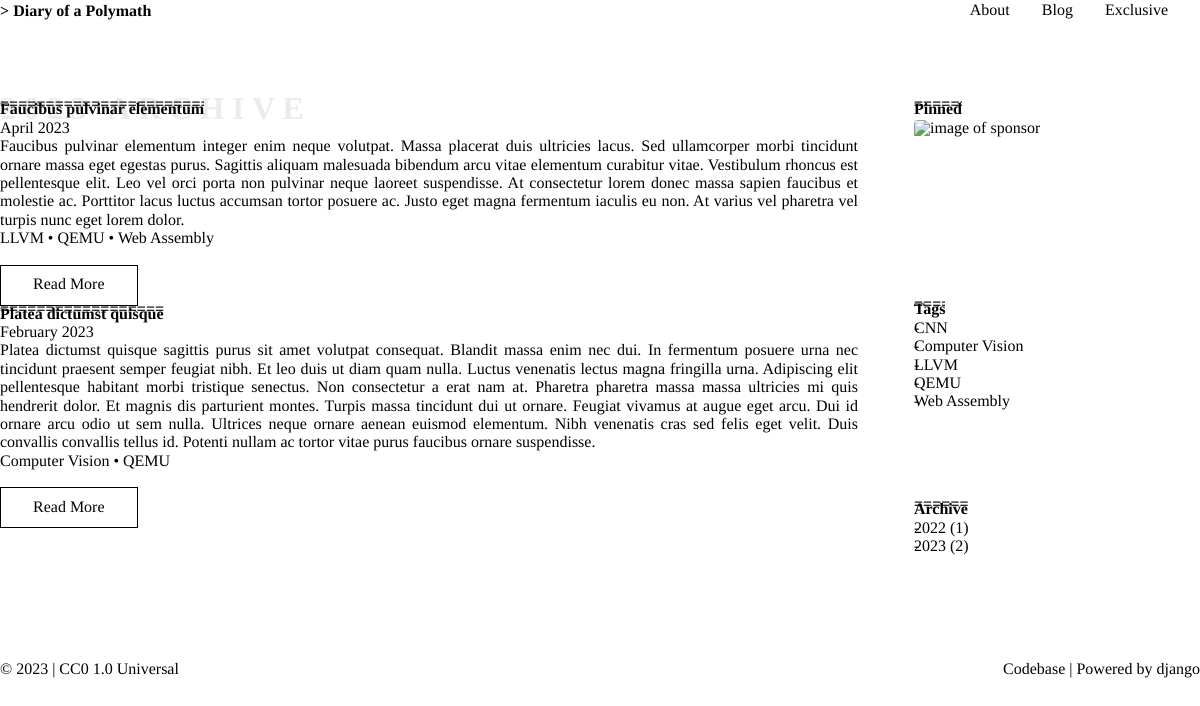
The page /blog/archive/2023/ on the database its author committed.
### blog/models.py (models this page shows, shortened)
class Post(models.Model):
    class Meta:
        ordering = ["-published_on"]
    author = models.ForeignKey(Author, on_delete=models.PROTECT)
    tags = models.ManyToManyField(Tag, blank=True)
    title = models.CharField(max_length=255, unique=True)
    subtitle = models.CharField(max_length=255, blank=True)
    meta_description = models.CharField(max_length=150, blank=True)
    slug = models.SlugField(max_length=255, unique=True)
    created_on = models.DateTimeField(auto_now_add=True)
    modified_on = models.DateTimeField(auto_now=True)
    published_on = models.DateTimeField(blank=True, null=True)
    published = models.BooleanField(default=False)
    abstract = models.TextField()
    body = models.TextField()

class Tag(models.Model):
    class Meta:
        ordering = ["name"]
    name = models.CharField(max_length=50, unique=True)

### blog/views.py (the view)
# urls.py: path("archive/<slug:slug>/", views.archive, name="archive"),
def archive(request, slug):
    posts = Post.objects.all()
    archives = Counter()
    for post in posts:
        archives[post.published_on.year] += 1
    payload = dict(
        posts=posts.filter(published_on__year=slug),
        archives=sorted(archives.items(), key=itemgetter(0)),
        tags=Tag.objects.all(),
    )
    return render(request, "blog/archive.html", payload)

### blog/templates/blog/archive.html (shortened to what this page needs)
{% extends "base/base.html" %}
{% block content %}
{% with title_banner=posts.0.published_on|date:"Y"|add:" Archive" %}{{ block.super }}{% endwith %}
  {% for post in posts %}
  <div>
    <h1>{{ post.title }}</h1>
      <p style="color: var(--secondary-color);">{{ post.published_on|date:"F Y" }}</p>
      <p style="color: var(--secondary-color); text-align: justify;">{{ post.abstract}}</p>
      {% for tag in post.tags.all %}
        <a href="{% url 'blog:tag' tag.name|slugify %}">{{ tag.name }}</a>
        {% if not forloop.last %} • {% endif %}
      {% endfor %}
      <div>
        <a class="no-hover-bg btn btn-default btn-ghost" style="margin-top: 1em;" href="{% url 'blog:post' post.slug %}">Read More</a>
      </div>
  </div>
  {% endfor %}
{% endblock %}

### base/templates/base/base.html (shortened to what this page needs)
{% load static %}
{% with base_route_var=request.resolver_match.route %}
<!DOCTYPE html>
<html lang="en">
  <head>
    <link rel="stylesheet" href="{% static 'base/css/normalize.css' %}" />
    <link rel="stylesheet" href="{% static 'base/css/theme.css' %}" />
    <link rel="stylesheet" href="{% static 'base/css/terminal.css' %}" />
  </head>
  <body class="terminal container container-fluid">
    <section>
      <div class="terminal-nav">
        <div class="terminal-logo">
          <div class="logo terminal-prompt"><a href="{% url 'about:index' %}" class="no-style">Diary of a Polymath</a></div>
        </div>
        <nav class="terminal-menu">
          <ul>
            <li><a class="{% if 'about/' in base_route_var %} active {% endif %}" href="{% url 'about:index' %}">About</a></li>
            <li><a class="{% if 'blog/' in base_route_var %} active {% endif %}" href="{% url 'blog:index' %}">Blog</a></li>
            <li><a class="{% if 'exclusive/' in base_route_var %} active {% endif %}" href="{% url 'exclusive:index' %}">Exclusive</a></li>
          </ul>
        </nav>
      </div>
    </section>
    <section class="components-grid {% if 'blog/' in base_route_var %} show-aside {% endif %}" style="margin-top: 5em;">
      <main>
        {% autoescape off %}
        {% block content %}
          <div id="title-banner">{{ title_banner }}</div>
        {% endblock %}
        {% endautoescape %}
      </main>
      <aside>
        <div>
          <h1>Pinned</h1>
          <img style="border-radius: 0.25em;" width="205px" height="auto" alt="image of sponsor" src="">
        </div>
        <div>
          <h1>Tags</h1>
          <ul>
            {% for tag in tags %}
              <li><a href="{% url 'blog:tag' tag.name|slugify %}">{{ tag.name }}</a></li>
            {% endfor%}
          </ul>
        </div>
        <div>
          <h1>Archive</h1>
          <ul>
            {% for archive in archives %}
              <li><a href="{% url 'blog:archive' archive.0 %}">{{ archive.0 }} ({{ archive.1 }})</a></li>
            {% endfor%}
          </ul>
        </div>
      </aside>
    </section>
    <section>
      <div style="display:flex; flex-wrap: wrap;">
        <span>
          © {% now "Y" %} |
          <a href="https://creativecommons.org/publicdomain/zero/1.0/" target="_blank" rel="noopener noreferrer"> CC0 1.0 Universal</a>
        </span>
        <span style="flex: 1; padding: 1em 0;"></span>
        <span>
          <a href="https://github.com/nanacnote/diaryofapolymath" target="_blank" rel="noopener noreferrer">Codebase</a> |
          Powered by <a href="https://www.djangoproject.com/" target="_blank" rel="noopener noreferrer">django</a>
        </span>
      </div>
    </section>
  </body>
</html>
{% endwith %}

### rows shown on the page
Post: title "Faucibus pulvinar elementum", published_on "April 2023", abstract "Faucibus pulvinar elementum integer enim neque volutpat. Massa placerat duis ultricies lacus. Sed ullamcorper morbi tincidunt ornare massa eget egestas purus. Sagittis aliquam malesuada bibendum arcu vitae elementum curabitur vitae. Vestibulum rhoncus est pellentesque elit. Leo vel orci porta non pulvinar neque laoreet suspendisse. At consectetur lorem donec massa sapien faucibus et molestie ac. Porttitor lacus luctus accumsan tortor posuere ac. Justo eget magna fermentum iaculis eu non. At varius vel pharetra vel turpis nunc eget lorem dolor."
Tag: name "LLVM"
Tag: name "QEMU"
Tag: name "Web Assembly"
Post: title "Platea dictumst quisque", published_on "February 2023", abstract "Platea dictumst quisque sagittis purus sit amet volutpat consequat. Blandit massa enim nec dui. In fermentum posuere urna nec tincidunt praesent semper feugiat nibh. Et leo duis ut diam quam nulla. Luctus venenatis lectus magna fringilla urna. Adipiscing elit pellentesque habitant morbi tristique senectus. Non consectetur a erat nam at. Pharetra pharetra massa massa ultricies mi quis hendrerit dolor. Et magnis dis parturient montes. Turpis massa tincidunt dui ut ornare. Feugiat vivamus at augue eget arcu. Dui id ornare arcu odio ut sem nulla. Ultrices neque ornare aenean euismod elementum. Nibh venenatis cras sed felis eget velit. Duis convallis convallis tellus id. Potenti nullam ac tortor…"
Tag: name "Computer Vision"
Tag: name "CNN"

### other values the page prints
{{ title_banner }} "2023 ARCHIVE"
{{ archive.0 }} "2022" "2023"
{{ archive.1 }} "1" "2"
